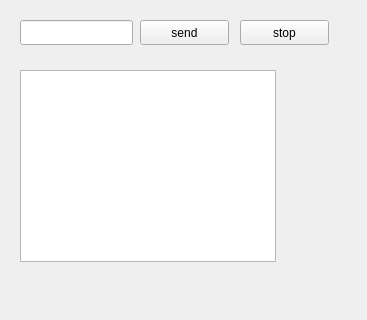
<?xml version="1.0" encoding="UTF-8"?>
<ui version="4.0">
 <class>Form</class>
 <widget class="QWidget" name="Form">
  <property name="geometry">
   <rect>
    <x>0</x>
    <y>0</y>
    <width>367</width>
    <height>320</height>
   </rect>
  </property>
  <property name="windowTitle">
   <string>Form</string>
  </property>
  <widget class="QPushButton" name="btn_send">
   <property name="geometry">
    <rect>
     <x>140</x>
     <y>20</y>
     <width>89</width>
     <height>25</height>
    </rect>
   </property>
   <property name="text">
    <string>send</string>
   </property>
  </widget>
  <widget class="QLineEdit" name="lineedit_input_tic">
   <property name="geometry">
    <rect>
     <x>20</x>
     <y>20</y>
     <width>113</width>
     <height>25</height>
    </rect>
   </property>
  </widget>
  <widget class="QTextBrowser" name="textbrowser_show">
   <property name="geometry">
    <rect>
     <x>20</x>
     <y>70</y>
     <width>256</width>
     <height>192</height>
    </rect>
   </property>
  </widget>
  <widget class="QPushButton" name="btn_stop">
   <property name="geometry">
    <rect>
     <x>240</x>
     <y>20</y>
     <width>89</width>
     <height>25</height>
    </rect>
   </property>
   <property name="text">
    <string>stop</string>
   </property>
  </widget>
 </widget>
 <resources/>
 <connections>
  <connection>
   <sender>btn_send</sender>
   <signal>clicked()</signal>
   <receiver>Form</receiver>
   <slot>send()</slot>
   <hints>
    <hint type="sourcelabel">
     <x>212</x>
     <y>34</y>
    </hint>
    <hint type="destinationlabel">
     <x>324</x>
     <y>42</y>
    </hint>
   </hints>
  </connection>
  <connection>
   <sender>btn_stop</sender>
   <signal>clicked()</signal>
   <receiver>Form</receiver>
   <slot>stop()</slot>
   <hints>
    <hint type="sourcelabel">
     <x>296</x>
     <y>35</y>
    </hint>
    <hint type="destinationlabel">
     <x>323</x>
     <y>99</y>
    </hint>
   </hints>
  </connection>
 </connections>
 <slots>
  <slot>send()</slot>
  <slot>stop()</slot>
 </slots>
</ui>
